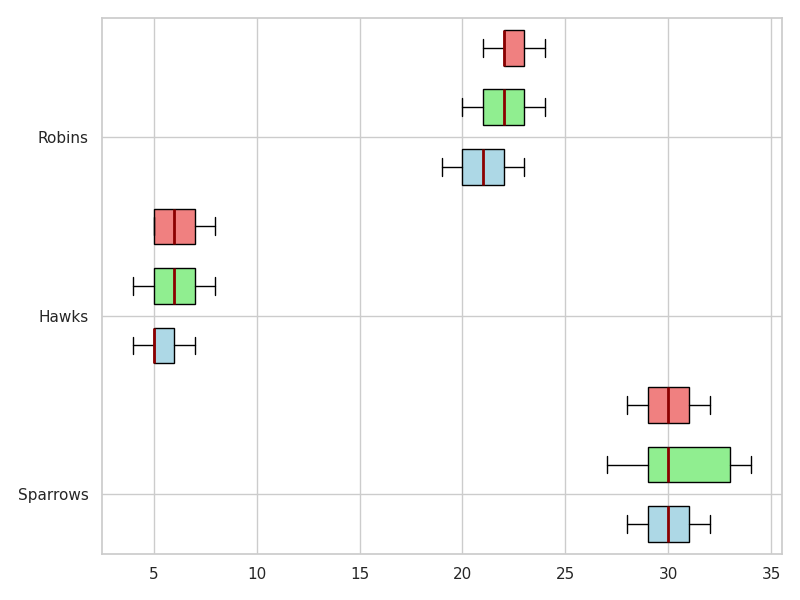

Here is the Python script that generated this plot:
import matplotlib.pyplot as plt
import numpy as np

species = ['Sparrows', 'Hawks', 'Robins']
parks = ['Central Park', 'Urban Gardens', 'Riverside Reserve']

sparrows_sightings = [30, 28, 32, 31, 29, 27, 33, 34, 30, 29, 30, 31, 32, 28, 29, 34]
hawks_sightings = [5, 6, 7, 4, 5, 6, 7, 8, 5, 4, 6, 7, 8, 5, 5]
robins_sightings = [20, 21, 19, 22, 23, 21, 22, 23, 24, 20, 21, 22, 23, 24, 22, 21]

min_len_cp = min(len(sparrows_sightings[:5]), len(hawks_sightings[:5]), len(robins_sightings[:5]))
min_len_ug = min(len(sparrows_sightings[5:10]), len(hawks_sightings[5:10]), len(robins_sightings[5:10]))
min_len_rr = min(len(sparrows_sightings[10:15]), len(hawks_sightings[10:15]), len(robins_sightings[10:15]))

central_park_data = np.array([sparrows_sightings[:min_len_cp], hawks_sightings[:min_len_cp], robins_sightings[:min_len_cp]]).T
urban_gardens_data = np.array([sparrows_sightings[5:5 + min_len_ug], hawks_sightings[5:5 + min_len_ug], robins_sightings[5:5 + min_len_ug]]).T
riverside_reserve_data = np.array([sparrows_sightings[10:10 + min_len_rr], hawks_sightings[10:10 + min_len_rr], robins_sightings[10:10 + min_len_rr]]).T

fig, axes = plt.subplots(1, 1, figsize=(8, 6))

ax = axes
bplot1 = ax.boxplot(central_park_data, vert=False, patch_artist=True, positions=np.arange(3)*3, widths=0.6)
bplot2 = ax.boxplot(urban_gardens_data, vert=False, patch_artist=True, positions=np.arange(3)*3 + 1, widths=0.6)
bplot3 = ax.boxplot(riverside_reserve_data, vert=False, patch_artist=True, positions=np.arange(3)*3 + 2, widths=0.6)

colors = ['lightblue', 'lightgreen', 'lightcoral']
for bplot, color in zip([bplot1, bplot2, bplot3], colors):
    for patch in bplot['boxes']:
        patch.set_facecolor(color)
    for median in bplot['medians']:
        median.set(color='darkred', linewidth=2)

ax.set_yticks([0.5, 3.5, 6.5])
ax.set_yticklabels(species)

plt.tight_layout()
plt.show()
